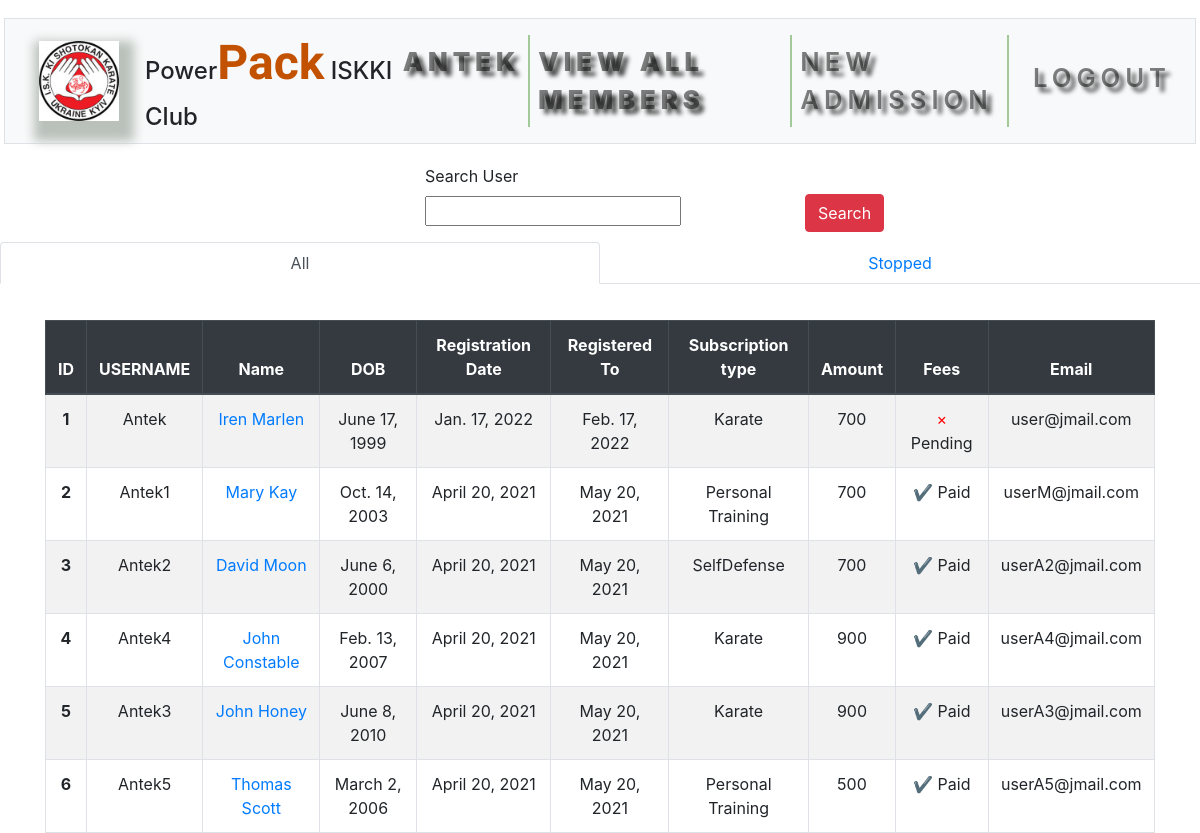
Before: /view_user (signed in) with the older database file.
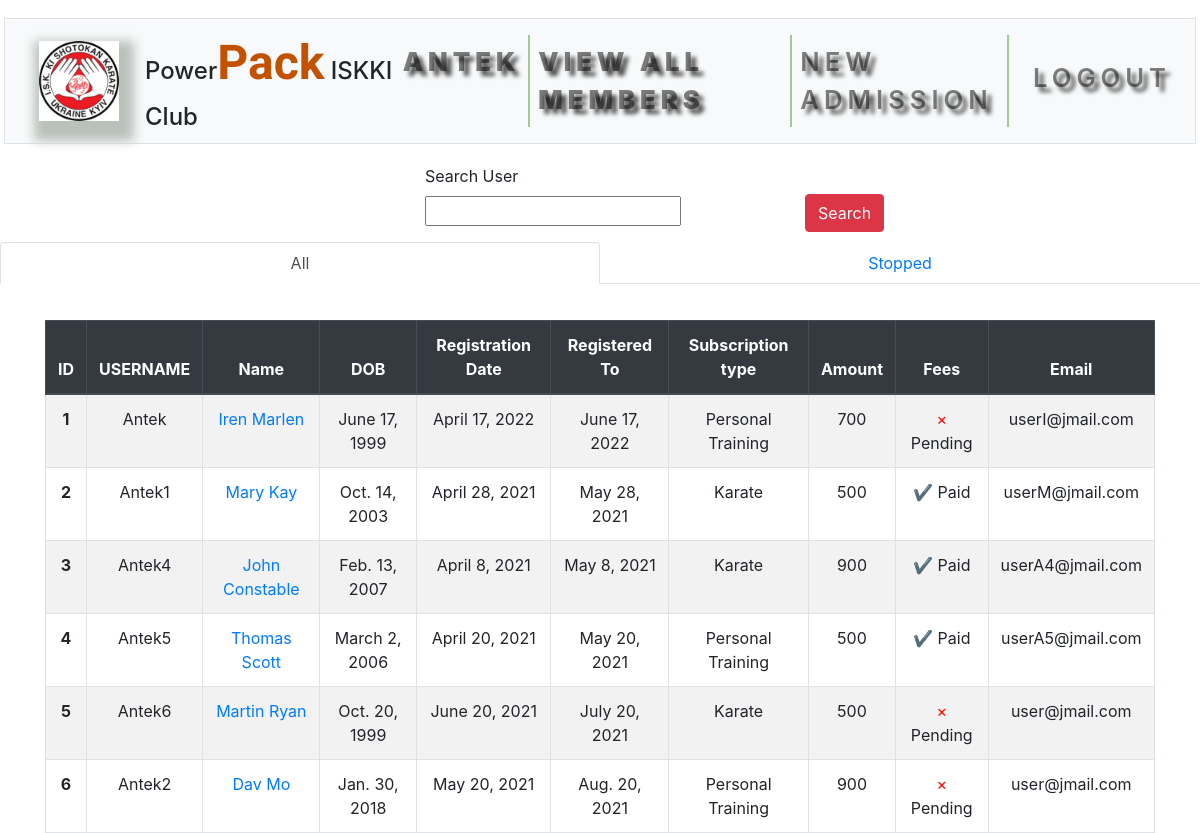
After: the same page with the newer database file.
### membership/models.py (models this page shows, shortened)
class User(AbstractUser):
    pass
    birth_date = models.DateField(null=True, blank=True)
    registration_date = models.DateField(('Registration Date'), default=datetime.date.today)
    registration_upto = models.DateField(null=True, blank=True)
    subscription_type  = models.CharField(
                            ('Subscription Type'),
                            max_length=3,
                            choices=SUBSCRIPTION_TYPE_CHOICES,
                            default=SUBSCRIPTION_TYPE_CHOICES[0][0]
                            )
    amount = models.CharField(max_length=30, null=True, blank=True)
    fee_status = models.CharField(('Fee Status'), max_length=30, choices=FEE_STATUS, default=FEE_STATUS[0][0])
    notification = models.IntegerField(default=2, blank=True)
    stop = models.IntegerField(('Status'), choices=STATUS, default=STATUS[0][0], blank=True)

### membership/views.py (the view)
# urls.py: path("view_user", views.view_user, name="view_user"),
@login_required
def view_user(request):
    view_all = User.objects.filter(stop=0).order_by('id')
    paginator = Paginator(view_all, 10)
    try:
        page = request.GET.get('page', 1)
        view_all = paginator.page(page)
    except PageNotAnInteger:
        view_all = paginator.page(1)
    except EmptyPage:
        view_all = paginator.page(paginator.num_pages)
    search_form = SearchForm()
    stopped = User.objects.filter(stop=1).order_by('id')
    context = {
        'all': view_all,
        'stopped': stopped,
        'search_form': search_form,
    }
    return render(request, 'membership/view_user.html', context)

### membership/views.py (shortened to what this page needs)
class SearchForm(forms.Form):
    search = forms.CharField(label='Search User', max_length=100, required=False)

### membership/templates/membership/view_user.html (shortened to what this page needs)
{% extends "membership/layout.html" %}
{% load static %}
{% block content %}
<div class="container" style="margin-top: 3%">
    <form method="POST" action="{% url 'search_user' %}">
        <div class="row">
            <div class="form-group col"></div>
            <div class="form-group col">
                <label for="search">{{ search_form.search.label }}</label>
                {{ search_form.search }}
            </div>
            <div class="{% if not result %} col {% endif %}">
              <button type="submit" id="submit" class="btn btn-danger" style="margin-top: 30px;">Search</button>
            </div>
        </div>
    </form>
</div>
{% if result %}
  <div class="container" style="margin-top: 3%">
      <table class="table table-striped table-bordered">
        <thead class="text-center thead-dark">
          <tr>
            <th scope="col">ID</th>
            <th scope="col">Username</th>
            <th scope="col">Name</th>
            <th scope="col">DOB</th>
            <th scope="col">Registration Date</th>
            <th scope="col">Registered To</th>
            <th scope="col">Subscription type</th>
            <th scope="col">Amount</th>
            <th scope="col">Fees</th>
            <th scope="col">Email</th>
            <th scope="col">Delete User</th>
          </tr>
        </thead>
        <tbody class="text-center">
          {% for user in result %}
            <tr>
              <th scope="row">{{ forloop.counter }}</th>
              <td>{{ user.username }}</td>
              <td><a href="update/{{ user.id }}">{{ user.first_name }} {{ user.last_name }}</a></td>
              <td>{{ user.birth_date }}</td>
              <td>{{ user.registration_date }}</td>
              <td>{{ user.registration_upto }}</td>
              <td>{{ user.get_subscription_type_display }}</td>
              <td>{{ user.amount }}</td>
              <td>{% if user.fee_status == 'paid' %}
                  <span class="icon-checkmark" style="color: green">&#10004;</span>
                  {{ user.get_fee_status_display }}
                  {% else %}
                  <span class="icon-cross" style="color: red">&times;</span>
                  {{ user.get_fee_status_display }}
                  {% endif %}
              </td>
              <td>{{ user.email }}</td>
              <td><a href="delete/{{ user.id }}"><button class="btn btn-danger" onclick="return confirm('Are you sure you want to delete this record!?')">Delete</button></a></td>
            </tr>
          {% endfor %}
          </tbody>
      </table>
  </div>
{% else %}
  <ul class="nav nav-tabs nav-justified" id="myTab" role="tablist">
    <li class="nav-item">
      <a class="nav-link active" id="home-tab" data-toggle="tab" href="#all" role="tab" aria-controls="home" aria-selected="true">All</a>
    </li>
    <li class="nav-item">
      <a class="nav-link" id="profile-tab" data-toggle="tab" href="#stopped" role="tab" aria-controls="stopped" aria-selected="false">Stopped</a>
    </li>
  </ul>
  <div class="tab-content" id="myTabContent">
    <div class="tab-pane fade show active" id="all" role="tabpanel" aria-labelledby="home-tab">
      <div class="container" style="margin-top: 3%">
          <table class="table table-striped table-bordered">
            <thead class="text-center thead-dark">
              <tr>
                <th scope="col">ID</th>
                <th scope="col">USERNAME</th>
                <th scope="col">Name</th>
                <th scope="col">DOB</th>
                <th scope="col">Registration Date</th>
                <th scope="col">Registered To</th>
                <th scope="col">Subscription type</th>
                <th scope="col">Amount</th>
                <th scope="col">Fees</th>
                <th scope="col">Email</th>
              </tr>
            </thead>
            <tbody class="text-center">
              {% for user in all %}
                <tr>
                  <th scope="row">{{ all.start_index|add:forloop.counter0 }}</th>
                  <td>{{ user.username }}</td>
                  <td><a href="update/{{ user.id }}">{{ user.first_name }} {{ user.last_name }}</a></td>
                  <td>{{ user.birth_date }}</td>
                  <td>{{ user.registration_date }}</td>
                  <td>{{ user.registration_upto }}</td>
                  <td>{{ user.get_subscription_type_display }}</td>
                  <td>{{ user.amount }}</td>
                  <td>
                      {% if user.fee_status == 'paid' %}
                      <span class="icon-checkmark" style="color: green">&#10004;</span>
                      {{ user.get_fee_status_display }}
                      {% else %}
                      <span class="icon-cross" style="color: red">&times;</span>
                      {{ user.get_fee_status_display }}
                      {% endif %}
                  </td>
                  <td>{{ user.email }}</td>
                </tr>
              {% endfor %}
              </tbody>
          </table>
      </div>
    </div>
  </div>
{% endif %}
{% endblock %}

### membership/templates/membership/layout.html (shortened to what this page needs)
{% load static %}
<!DOCTYPE html>
<html lang="en">
  <head>
    <link rel="stylesheet" href="https://cdn.jsdelivr.net/npm/bootstrap@4.5.3/dist/css/bootstrap.min.css">
    <link rel="stylesheet" href="https://cdnjs.cloudflare.com/ajax/libs/font-awesome/4.7.0/css/font-awesome.min.css">
    <link rel="stylesheet" href="{% static 'membership/styles.css' %}">
  </head>
  <body>
    <nav class="navbar navbar-expand-lg navbar-light bg-light mb-sm-4 mx-sm-1 border">
      <a class="navbar-brand" href="/"><img src="{% static 'membership/kt41.jpg' %}" class="cover" style="width: 80px" alt="iskki"></a>
       <div class="mr-auto">Power<span class="ki">Pack</span> ISKKI Club</div>
      <div class="collapse navbar-collapse" id="navbarNavDropdown">
        <ul class="navbar-nav ml-auto">
        {% if user.is_authenticated %}
          <li class="nav-item"><a class="nav-link" href="#"><strong>{{ user.username }}</strong></a></li>
          <li class="nav-item"><a class="nav-link" href="{% url 'view_user' %}"><strong>View All Members</strong></a></li>
          <li class="nav-item"><a class="nav-link" href="{% url 'users' %}">New Admission</li>
          <li class="nav-item"><a class="nav-link" href="{% url 'logout' %}">Logout</a></li>
        </ul>
          {% else %}
          <li class="nav-item"><a class="nav-link" href="" id="register-button">Register</a></li>
          <li class="nav-item"><a class="nav-link" href="" id="login-button">Login</a></li>
          {% endif %}
      </div>
    </nav>
        {% block content %}
        {% endblock %}
  </body>
</html>

### membership/static/membership/styles.css (style rules this page uses)
nav { margin-bottom: 1.0rem; }
nav { position: relative; margin: 2px; top: 1rem; background: #ebd4d4; padding: .5rem; }
nav a { color: #e6dddd; padding: 0.5em; font-weight: 600; font-size: 1.6rem; text-shadow: 5px 5px 4px rgba(0, 0, 0, 0.7); text-transform: uppercase; letter-spacing: 5px; }
.navbar-nav .nav-item:not(:last-child) { border-right: 2px solid rgba(32, 133, 7, 0.4); }
.mr-auto { font-size: 150%; font-weight: 500; }
.ki { font-size: 200%; font-weight: 600; font-family: 'Lobster'; color: #c25100; }
.cover { object-fit: cover; }
.cover { color: #54b7e6; margin-left: 0.5rem; -webkit-box-shadow: 5px 10px 10px 10px #d5ded6; box-shadow: 5px 10px 10px 10px #bac1bb; }
html { height: 100%; }

Changed rows visible on the page:
removed User: start_index|add "3", username "Antek2", first_name "David", last_name "Moon", birth_date "June 6, 2000", registration_date "April 20, 2021", registration_upto "May 20, 2021", subscription_type "SelfDefense", amount "700", fee_status "Paid", email "userA2@jmail.com"
removed User: start_index|add "4", username "Antek4", first_name "John", last_name "Constable", birth_date "Feb. 13, 2007", registration_date "April 20, 2021", registration_upto "May 20, 2021", subscription_type "Karate", amount "900", fee_status "Paid", email "userA4@jmail.com"
removed User: start_index|add "5", username "Antek3", first_name "John", last_name "Honey", birth_date "June 8, 2010", registration_date "April 20, 2021", registration_upto "May 20, 2021", subscription_type "Karate", amount "900", fee_status "Paid", email "userA3@jmail.com"
changed User "Antek": registration_date "Jan. 17, 2022" → "April 17, 2022"; registration_upto "Feb. 17, 2022" → "June 17, 2022"; subscription_type "Karate" → "Personal Training"; email "user@jmail.com" → "userI@jmail.com"
changed User "Antek1": registration_date "April 20, 2021" → "April 28, 2021"; registration_upto "May 20, 2021" → "May 28, 2021"; subscription_type "Personal Training" → "Karate"; amount "700" → "500"
added User: start_index|add "3", username "Antek4", first_name "John", last_name "Constable", birth_date "Feb. 13, 2007", registration_date "April 8, 2021", registration_upto "May 8, 2021", subscription_type "Karate", amount "900", fee_status "Paid", email "userA4@jmail.com"
computed for User "Antek5": start_index|add "6" → "4"
added User: start_index|add "5", username "Antek6", first_name "Martin", last_name "Ryan", birth_date "Oct. 20, 1999", registration_date "June 20, 2021", registration_upto "July 20, 2021", subscription_type "Karate", amount "500", fee_status "Pending", email "user@jmail.com"
added User: start_index|add "6", username "Antek2", first_name "Dav", last_name "Mo", birth_date "Jan. 30, 2018", registration_date "May 20, 2021", registration_upto "Aug. 20, 2021", subscription_type "Personal Training", amount "900", fee_status "Pending", email "user@jmail.com"
